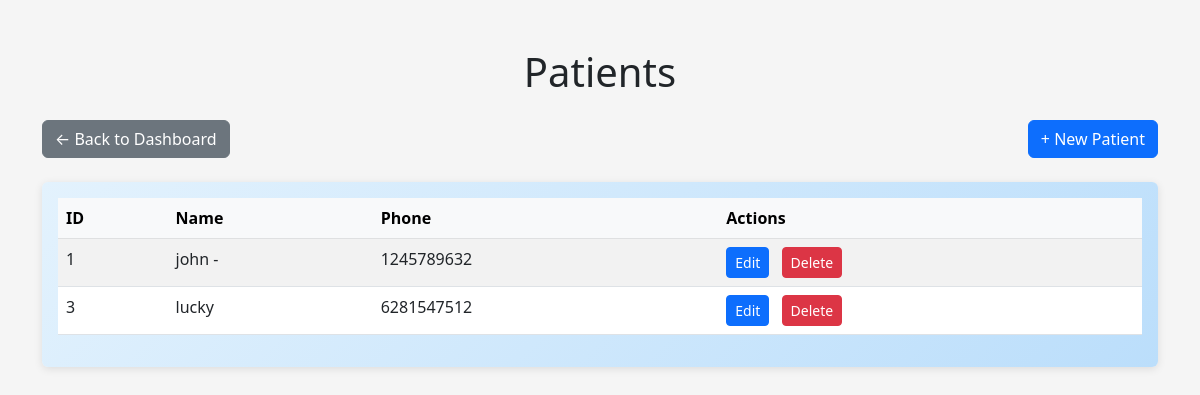
The app's page /patients/ (signed in), older data.
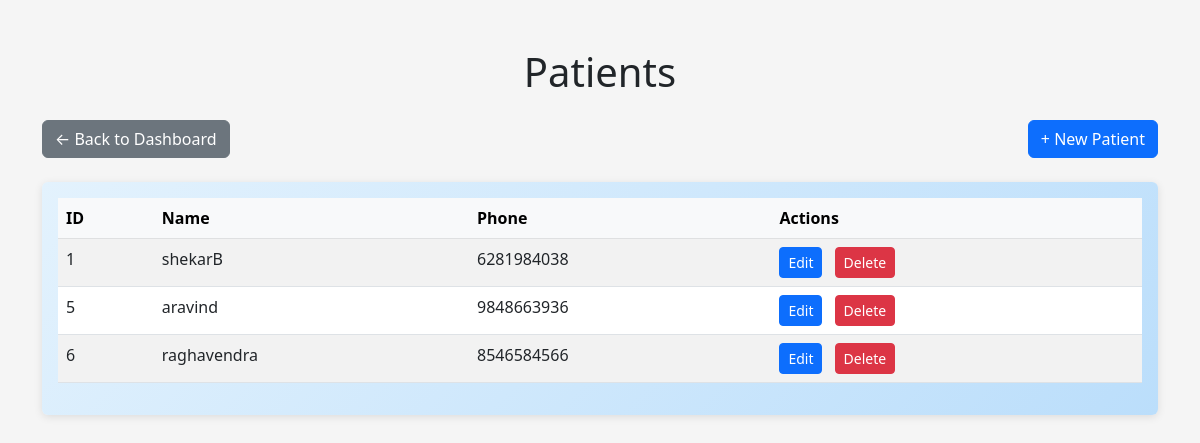
The same page, newer data.
### patients/models.py (models this page shows, shortened)
class Patient(models.Model):
    name = models.CharField(max_length=100)
    phone = models.CharField(max_length=15)
    email = models.EmailField()

### patients/views.py (the view)
# urls.py: path('', patient_list),
@login_required
def patient_list(request):
   patients = Patient.objects.all()
   return render(request, 'list.html', {'patients': patients})

### patients/templates/list.html (shortened to what this page needs)
<!DOCTYPE html>
<html lang="en">
<head>
    <link href="https://cdn.jsdelivr.net/npm/bootstrap@5.3.0/dist/css/bootstrap.min.css" rel="stylesheet">
</head>
<body>
    <div class="container mt-5">
        <h1 class="text-center mb-4">Patients</h1>
        <div class="align-btns">
            <div>
                <a href="/dashboard" class="btn btn-secondary">← Back to Dashboard</a>
            </div>
            <div>
                <a href="/patients/create" class="btn btn-primary">+ New Patient</a>
            </div>
        </div>
        <div class="card">
            <div class="card-body">
                <table class="table table-striped table-hover">
                    <thead class="table-light">
                        <tr>
                            <th>ID</th>
                            <th>Name</th>
                            <th>Phone</th>
                            <th>Actions</th>
                        </tr>
                    </thead>
                    <tbody>
                        {% for p in patients %}
                        <tr>
                            <td>{{ p.id }}</td>
                            <td>{{ p.name }}</td>
                            <td>{{ p.phone }}</td>
                            <td>
                                <a href="/patients/{{ p.id }}/edit" class="btn btn-sm btn-primary">Edit</a>
                                <button class="btn btn-sm btn-danger ms-2" onclick="confirmDelete('/patients/{{ p.id }}/delete', '{{ p.name }}')">Delete</button>
                            </td>
                        </tr>
                        {% endfor %}
                    </tbody>
                </table>
            </div>
        </div>
    </div>
</body>
</html>

Row changes from the older to the newer data that the page shows:
removed Patient: id "3", name "lucky", phone "6281547512"
changed Patient id 1: name "john -" → "shekarB"; phone "1245789632" → "6281984038"
added Patient: id "5", name "aravind", phone "9848663936"
added Patient: id "6", name "raghavendra", phone "8546584566"
